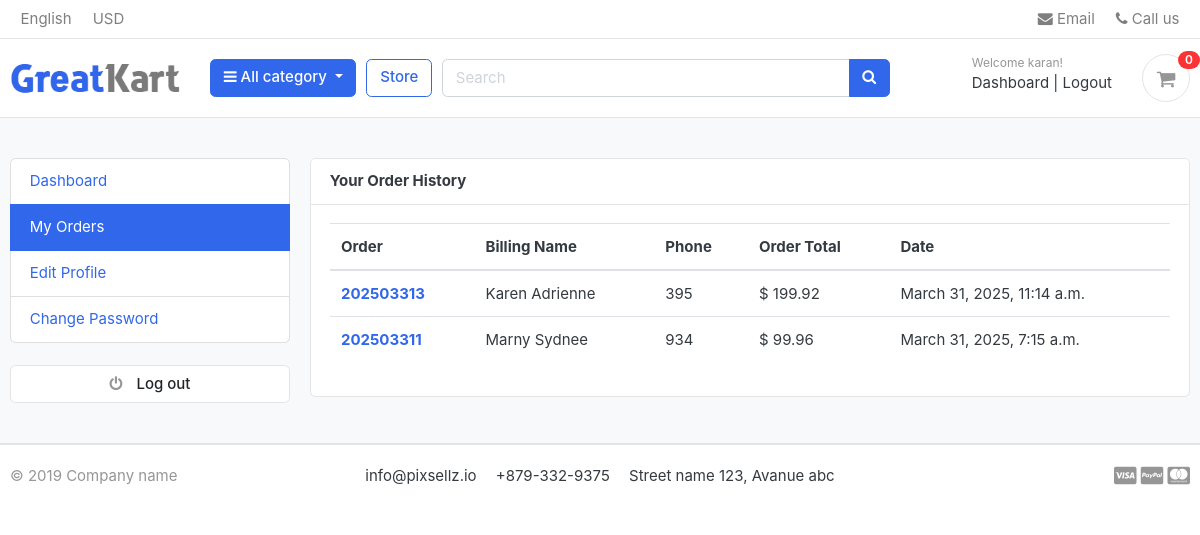
The page /accounts/my_orders/ (signed in) on the database its author committed.
### accounts/models.py (models this page shows, shortened)
class Account(AbstractBaseUser):
    first_name = models.CharField(max_length=50)
    last_name = models.CharField(max_length=50)
    username = models.CharField(max_length=50, unique=True)
    email = models.EmailField(max_length=100, unique=True)
    phone_number = models.CharField(max_length=50)
    date_joined = models.DateTimeField(auto_now_add=True)
    last_login = models.DateTimeField(auto_now_add=True)
    is_admin = models.BooleanField(default=False)
    is_staff = models.BooleanField(default=False)
    is_active = models.BooleanField(default=False)
    is_superadmin = models.BooleanField(default=False)
    USERNAME_FIELD = 'email'
    REQUIRED_FIELDS = ['username','first_name','last_name']
    objects = MyAccountManager()

### orders/models.py (models this page shows, shortened)
class Order(models.Model):
    STATUS = (
        ('New', 'New'),
        ('Accepted', 'Accepted'),
        ('Completed', 'Completed'),
        ('Cancelled', 'Cancelled'),
    )
    user = models.ForeignKey(Account, on_delete=models.SET_NULL, null=True)
    payment = models.ForeignKey(Payment, on_delete=models.SET_NULL, blank=True, null=True)
    order_number = models.CharField(max_length=20)
    first_name = models.CharField(max_length=50)
    last_name = models.CharField(max_length=50)
    phone = models.CharField(max_length=15)
    email = models.EmailField(max_length=50)
    address_line_1 = models.CharField(max_length=50)
    address_line_2 = models.CharField(max_length=50, blank=True)
    country = models.CharField(max_length=50)
    state = models.CharField(max_length=50)
    city = models.CharField(max_length=50)
    order_note = models.CharField(max_length=100, blank=True)
    order_total = models.FloatField()
    tax = models.FloatField()
    status = models.CharField(max_length=10, choices=STATUS, default='New')
    ip = models.CharField(blank=True, max_length=20)
    is_ordered = models.BooleanField(default=False)
    created_at = models.DateTimeField(auto_now_add=True)
    updated_at = models.DateTimeField(auto_now=True)
    def full_name(self):
        return f"{self.first_name} {self.last_name}"

### accounts/views.py (the view)
# urls.py: path('my_orders/', views.my_orders, name='my_orders'),
@login_required(login_url='login')
def my_orders(request):
    orders = Order.objects.filter(user=request.user, is_ordered=True).order_by('-created_at')
    context = {
        'orders': orders,
    }
    return render(request, 'accounts/my_orders.html', context)

### carts/context_processors.py (called while the page is built)
def counter(request):
    cart_count = 0
    if 'admin' in request.path:
        return {}
    else:
        try:
            cart = Cart.objects.filter(cart_id=_cart_id(request))
            if request.user.is_authenticated:
                cart_items = CartItem.objects.all().filter(user=request.user)
            else:
                cart_items = CartItem.objects.all().filter(cart=cart[:1])
            for cart_item in cart_items:
                cart_count += cart_item.quantity
        except Cart.DoesNotExist:
            cart_count = 0
    return dict(cart_count=cart_count)

### carts/views.py (called while the page is built)
def _cart_id(request):
    cart = request.session.session_key
    if not cart:
        cart = request.session.create()
    return cart

### category/context_processors.py (called while the page is built)
def menu_links(request):
    links = Category.objects.all()
    return dict(links=links)

### category/models.py (called while the page is built)
    def get_url(self):
        return reverse('products_by_category', args=[self.slug])

### templates/accounts/my_orders.html (shortened to what this page needs)
{% extends "base.html" %}
{% block content %}
<section class="section-conten padding-y bg">
    <div class="container">
        <div class="row">
        {% include "includes/dashboard_sidebar.html" %}
        <main class="col-md-9">
            <article class="card">
            <header class="card-header">
                <strong class="d-inline-block mr-3">Your Order History</strong>
            </header>
            <div class="card-body">
                <div class="row">
                    <div class="col-md-12">
                        <table class="table table-hover">
                            <thead>
                              <tr>
                                <th scope="col">Order</th>
                                <th scope="col">Billing Name</th>
                                <th scope="col">Phone</th>
                                <th scope="col">Order Total</th>
                                <th scope="col">Date</th>
                              </tr>
                            </thead>
                            <tbody>
                              {% for order in orders %}
                              <tr>
                                <th scope="row"><a href="{% url 'order_detail' order.order_number %}">{{order.order_number}}</a></th>
                                <td>{{order.full_name}}</td>
                                <td>{{order.phone}}</td>
                                <td>$ {{order.order_total}}</td>
                                <td>{{order.created_at}}</td>
                              </tr>
                              {% endfor %}
                            </tbody>
                        </table>
                    </div>
                </div>
            </div>
            </article>
        </main>
    </div>
    </div>
    </section>
{% endblock content %}

### templates/includes/navbar.html (shortened to what this page needs)
{% load static %}
<header class="section-header">
    <nav class="navbar p-md-0 navbar-expand-sm navbar-light border-bottom">
    <div class="container">
      <div class="collapse navbar-collapse" id="navbarTop4">
        <ul class="navbar-nav mr-auto">
            <li class="nav-item dropdown">
                 <a href="#" class="nav-link">   English </a>
            </li>
            <li class="nav-item dropdown">
                <a href="#" class="nav-link"> USD </a>
            </li>
        </ul>
        <ul class="navbar-nav">
            <li><a href="#" class="nav-link"> <i class="fa fa-envelope"></i> Email </a></li>
            <li><a href="#" class="nav-link"> <i class="fa fa-phone"></i> Call us </a></li>
        </ul>
      </div>
    </div>
    </nav>
    <section class="header-main border-bottom">
        <div class="container">
    <div class="row align-items-center">
        <div class="col-lg-2 col-md-3 col-6">
            <a href="{% url "home" %}" class="brand-wrap">
                <img class="logo" src="{% static './images/logo.png' %}">
            </a>
        </div>
        <div class="col-lg col-sm col-md col-6 flex-grow-0">
            <div class="category-wrap dropdown d-inline-block float-right">
                <button type="button" class="btn btn-primary dropdown-toggle" data-toggle="dropdown">
                    <i class="fa fa-bars"></i> All category
                </button>
            </div>
        </div>
        <a href="{% url "store" %}" class="btn btn-outline-primary">Store</a>
        <div class="col-lg  col-md-6 col-sm-12 col">
            <form action="{% url 'search' %}" class="search" method="get">
                <div class="input-group w-100">
                    <input type="text" class="form-control" style="width:60%;" placeholder="Search" name="keyword">
                    <div class="input-group-append">
                      <button class="btn btn-primary" type="submit">
                        <i class="fa fa-search"></i>
                      </button>
                    </div>
                </div>
            </form>
        </div>
        <div class="col-lg-3 col-sm-6 col-8 order-2 order-lg-3">
                    <div class="d-flex justify-content-end mb-3 mb-lg-0">
                        {% if user.id is None %}
                        <div class="widget-header">
                            <small class="title text-muted">Welcome guest!</small>
                            <div>
                                <a href="{% url 'login' %}">Sign in</a> <span class="dark-transp"> | </span>
                                <a href="{% url 'register' %}"> Register</a>
                            </div>
                        </div>
                        {% else %}
                        <div class="widget-header">
                            <small class="title text-muted">Welcome {{user.first_name}}!</small>
                            <div>
                                <a href="{% url 'dashboard' %}">Dashboard</a> <span class="dark-transp"> | </span>
                                <a href="{% url 'logout' %}"> Logout</a>
                            </div>
                        </div>
                        {% endif %}
                        <a href="{% url 'cart' %}" class="widget-header pl-3 ml-3">
                            <div class="icon icon-sm rounded-circle border"><i class="fa fa-shopping-cart"></i></div>
                            <span class="badge badge-pill badge-danger notify">{{ cart_count }}</span>
                        </a>
                    </div>
                </div>
    </div>
        </div>
    </section>
    </header>

### static/css/ui.css (style rules this page uses)
html { font-family: "Inter", sans-serif; font-size: 15px; }
.icon-xs, .icon-sm, .icon-md, .icon-lg { display: inline-block; text-align: center; flex-shrink: 0; flex-grow: 0; }
.icon-sm { width: 48px; height: 48px; line-height: 48px !important; font-size: 20px; }
.padding-y { padding-top: 40px; padding-bottom: 40px; }
article:after, .form-group:after { display: block; clear: both; content: ""; }
.bg { background-color: #f8f9fa; }
.header-main { position: relative; padding-top: 1rem; padding-bottom: 1rem; }
.brand-wrap .logo, .navbar-brand .logo { margin-right: 7px; max-height: 42px; display: inline-block; }
.widget-header { display: inline-block; vertical-align: middle; position: relative; }
.widget-header a { color: #343a40; }
.widget-header i { color: #969696; }
.widget-header .title { display: block; }
.widget-header .notify { position: absolute; top: -3px; right: -10px; }
.notify { position: absolute; top: -4px; right: -10px; display: inline-block; padding: 0.25em 0.6em; font-size: 12px; line-height: 1; text-align: center; border-radius: 3rem; color: #fff; background-color: #fa3434; }

### rows shown on the page
Account: first_name "karan"
Order: order_number "202503313", full_name "Karen Adrienne", phone "395", order_total "199.92", created_at "March 31, 2025, 11:14 a.m."
Order: order_number "202503311", full_name "Marny Sydnee", phone "934", order_total "99.96", created_at "March 31, 2025, 7:15 a.m."

### other values the page prints
{{ cart_count }} "0"
